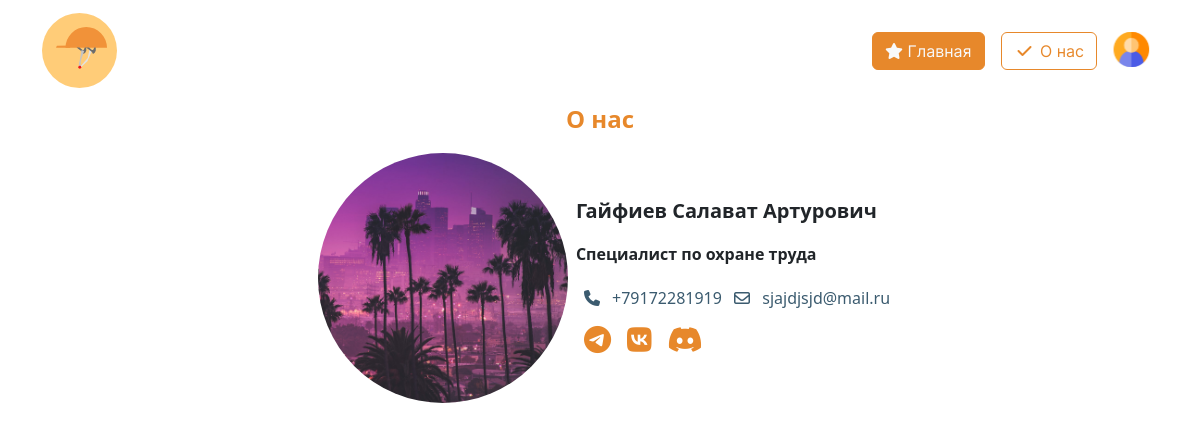
/about_us/, run on an earlier commit of the app's database.
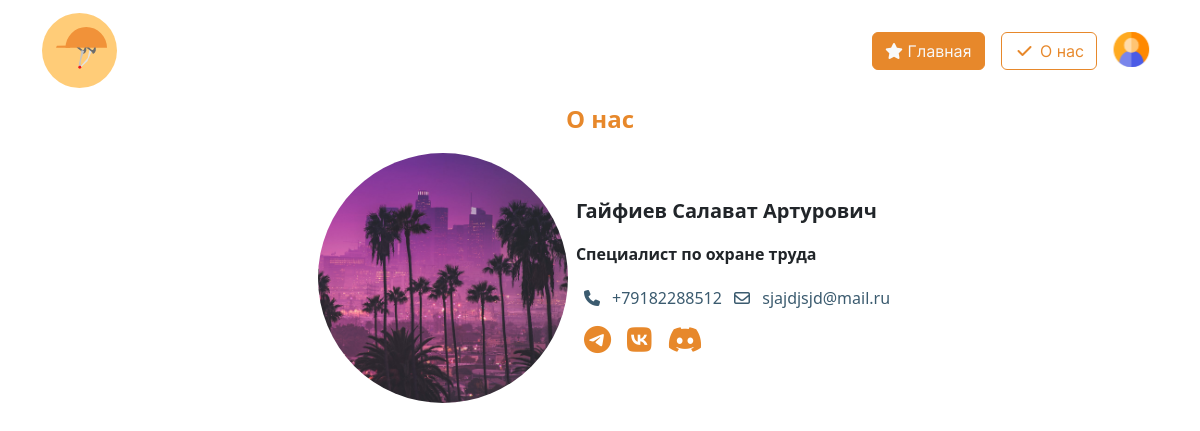
And on a later commit of the database.
### initru/models.py (models this page shows, shortened)
class CustomUser(AbstractUser):  # custom user for Users with django
    gen = (
        ('m', 'Мужской'),
        ('j', 'Женский')
    )
    patronymic = models.CharField(
        'Отчество',
        max_length=250,
    )
    gender = models.CharField(
        'Пол', choices=gen,
        max_length=3, null=True,
    )
    birthday_date = models.DateField(
        'Дата рождения', null=True,
    )
    region  = models.ForeignKey(
        Region, on_delete=models.CASCADE,
        null=True, verbose_name='Регион',
    )
    city  = ChainedForeignKey(
        City,
        chained_field='region',
        chained_model_field="region",
        show_all=False,
        auto_choose=True,
        null=True,
        sort=True, verbose_name = 'Город')
    street  = models.ForeignKey(
        Street, on_delete=models.CASCADE,
        null=True, verbose_name='Улица',
    )
    house = models.IntegerField(
        "Номер дома", null=True,
    )
    flat = models.IntegerField(
        'Этаж', null=True,
    )
    avatar = models.ImageField(
        'Изображение пользователя',
        upload_to='images/users/',
        null=True,
        blank=True,
    )
    phone_number = models.CharField(
        'Номер телефона', max_length=20,unique=True,
        blank=False, null=True,
    )
    type_user  = models.ForeignKey(
        typeuser, on_delete=models.CASCADE,
        verbose_name='Тип пользователя', null=True,
    )
    groupStud  = models.ForeignKey(
        Groups, on_delete=models.CASCADE,
        verbose_name='Группа', null=True,
        blank=True
    )
    role  = models.ForeignKey(
        role, on_delete=models.CASCADE,
        null=True, verbose_name='Роль',
    )
    date_end = models.DateField(
        'Дата завершения зачисления',
        null=True,
    )

class role(models.Model):
    name_role = models.CharField(
        'Название роли',
        max_length=30
    )
    class Meta:
        verbose_name = 'Роль'
        verbose_name_plural = 'Роли'
    def __str__(self):
        return f'{self.name_role}'

### initru/views.py (the view)
# urls.py: path('about_us/', MainView.mainAboutPage, name='about'),
    def mainAboutPage(request):
        page_name = 'about.html'
        obj = CustomUser.objects.get(username='admin')
        return render(request, page_name, {'user':obj})

### initru/templates/about.html (shortened to what this page needs)
{% extends "./base.html" %}
{% load static %}
{% block content %}
<div class="container d-flex flex-column rounded mb-2" style = 'min-height: 60vh;'>
    <p class = 'fs-4 text-center fw-bold' style= 'color:#E7882B;'>О нас</p>
    <div class="d-flex align-items-center justify-content-center">
        <div class="mx-2" style = "
            width:250px;
            height:250px;
            background-image: url('{{user.avatar.url}}');
            background-size: cover;
            background-position: center;
            border-radius:100%;
        "></div>
        <div>
            <p class = 'fw-bold fs-5'>{{ user.last_name }} {{ user.first_name }} {{ user.patronymic }}</p>
            <p class = 'fw-bold'>{{ user.role }}</p>
            <a class = 'text-decoration-none mt-3' href="tel:89543214212" style = 'color:#3B5B6F;'> <i class="fa-solid fa-phone mx-2 mt-2"></i> {{ user.phone_number }}</a>
            <a class = 'text-decoration-none mt-3' href="mailto:saInstr@ya.ru"  style = 'color:#3B5B6F;'> <i class="fa-regular fa-envelope mx-2"></i> {{ user.email }}</a>
            <div class = 'd-flex  mt-2'>
                <a class = 'text-decoration-none fs-3 mx-2' href="#" style = 'color:#E7882B;'>
                    <i class="fa-brands fa-telegram"></i>
                </a>
                <a class = 'text-decoration-none fs-3 mx-2' href="#" style = 'color:#E7882B;'>
                    <i class="fa-brands fa-vk"></i>
                </a>
                <a class = 'text-decoration-none fs-3 mx-2' href="#" style = 'color:#E7882B;'>
                    <i class="fa-brands fa-discord"></i>
                </a>
            </div>
        </div>
    </div>
</div>
{% endblock %}

### initru/templates/base.html (shortened to what this page needs)
<!DOCTYPE html>
{% load static %}
<html lang="ru">
<head>
	<link rel="stylesheet" href="{% static 'css/bootstrap.min.css' %}">
	<link rel="stylesheet" href="{% static 'css/style.css' %}">
	<link href="{% static 'fontawesomefree/css/fontawesome.css' %}" rel="stylesheet" type="text/css">
	<link href="{% static 'fontawesomefree/css/brands.css' %}" rel="stylesheet" type="text/css">
	<link href="{% static 'fontawesomefree/css/solid.css' %}" rel="stylesheet" type="text/css">
</head>
<header>
	<nav class="navbar navbar-expand-lg" style="font-family: 'Inter-Regular';">
		<div class="container">
			<a href="{% url 'main' %}" class="navbar-brand">
				<img src="{% static 'images/logo.svg' %}" alt="logo" height="75">
			</a>
			<div class="collapse navbar-collapse justify-content-end align-items-center" id="navbarNav">
				<ul class="navbar-nav">
					<li class="nav-item">
						<a class="btn btn-orange m-2 text-light button-header" href="{% url 'main' %}"><i class="fa-solid fa-star"></i>
							Главная</a>
					</li>
					<li class="nav-item">
						<a class="btn btn-outline-orange m-2 button-header" href="{% url 'about' %}"><i
								class="fa-solid fa-check mx-1"></i> О нас</a>
					</li>
					{% if request.user.is_authenticated %}
					<div class='navbar d-flex justify-content-center'>
						{% if request.user.is_authenticated %}
						<div class="dropdown text-end d-flex mx-2">
							<a class="d-block link-dark text-decoration-none d-flex align-items-center" id="dropdownUser1" data-bs-toggle="dropdown" aria-expanded="false">
								<div class = 'rounded-circle mx-2 shadow-sm' style = '
									width: 40px;
									height: 40px;
									background-position: center;
									background-repeat: no-repeat;
									background-size: cover;
									background-clip: unset;
									background-image: url("{{ request.user.avatar.url }}");
								'></div>
							</a>
							<ul class="dropdown-menu text-small dropdown-menu-end" aria-labelledby="dropdownUser1">
								{% if user.is_authenticated %}
								<li>
									<a class="dropdown-item" href="{% url 'profile' %}">
										<i class="fa-regular fa-user mx-2" style = 'color:#E7882B;'></i>
										Мой профиль
									</a>
								</li>
								<li>
									<hr class="dropdown-divider">
								</li>
								<li class='d-flex justify-content-center mt-2'>
									<a class="btn btn-danger" href="{% url 'logout' %}">
										<i class="fa-solid fa-door-open mx-2"></i>
										Выйти
									</a>
								</li>
								{% endif %}
							</ul>
						</div>
						{% else %}
						<div class="dropdown text-end">
							<a href="{% url 'login' %}" class="d-block link-dark text-decoration-none">
								<img src="{% static 'images/startPage/user/user.svg' %}" alt="user">
							</a>
						</div>
						{% endif %}
					</div>
					{% else %}
					<li class="nav-item">
						<a href="{% url 'login' %}" class="nav-link">
							<img src="{% static 'images/startPage/user/user.svg' %}" alt="user">
						</a>
					</li>
					{% endif %}
				</ul>
			</div>
		</div>
	</nav>
</header>
<body>
	<main>
		{% block content %}
		{% endblock content %}
	</main>
</body>
</html>

### initru/static/css/style.css (style rules this page uses)
li { list-style-type: none; }

What changed in the data, as far as the page shows it:
changed CustomUser "Гайфиев": phone_number "+79172281919" → "+79182288512"
